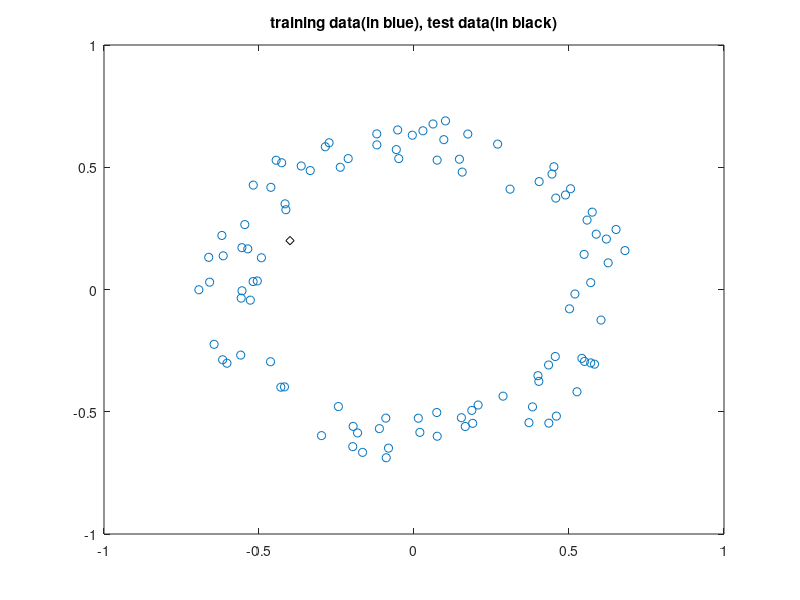

This figure's MATLAB source: (Note: this script raises an error after producing the figure.)
clear all;
rand('state', 999); %#ok<RAND>
randn('state', 999); %#ok<RAND>
% Make some simulated training data X :
l = 0.2; r1 = 0.5;
for r = 1:100
	rad = r1 + rand*l;  theta = rand*2*pi;
	X(1,r) = rad*cos(theta); X(2,r) = rad*sin(theta);
end

% Make test data point :
xtest=[-0.4 0.2]';

%Visualize training data
plot(X(1,:),X(2,:),'o'); hold on;
figure(1); plot(xtest(1,1),xtest(2,1),'kd');
title('training data(in blue), test data(in black)');

% here you can use ex5_1_template for traing the GMM model
% you will get the S, m and P paratemer values from the template
% given the test point xtest (above as test data point)
% and following % prior probabilities 
% infer the posterior probabilities for the test point for each of the
% mixture components

prProb = size(xtest,1); % prior probabilities
for i = 1:H
% here you need to write your own code for computing the posterior
% probabilities for the test point
end

%postProb  = ?; % posterior probabilities
figure; bar(postProb); title('Posterior probabilities for the test point')
